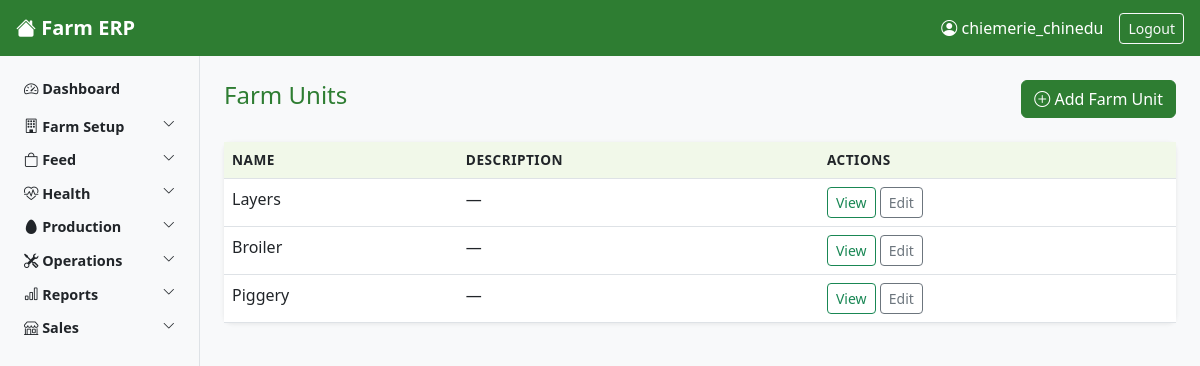
Screenshot of /farm-units/ (signed in) with the database file from the repository.
### core/models.py (models this page shows, shortened)
class FarmUnit(models.Model):
    name = models.CharField(max_length=100)
    description = models.TextField(blank=True)

### core/views.py (the view)
# urls.py: path('farm-units/', views.FarmUnitListView.as_view(), name='farmunit-list'),
class FarmUnitListView(LoginRequiredMixin, ListView):
    model = FarmUnit
    template_name = 'core/farmunit_list.html'
    context_object_name = 'farm_units'

### core/context_processors.py (called while the page is built, shortened)
def user_role_context(request):
    if request.user.is_authenticated:
        return get_user_context(request.user)

### core/permissions.py (called while the page is built)
def get_worker_role(user):
    try:
        return user.worker_profile.role
    except Exception:
        return None

def get_user_context(user):
    role = get_worker_role(user)
    return {
        'user_role': role,
        'is_pen_worker': role == 'pen_worker',
        'is_supervisor': role in ['supervisor', 'store_keeper'],
        'is_manager': role in ['manager', 'general_manager'],
        'is_director': role == 'director',
        'is_salesperson': role == 'salesperson',
        'is_accountant': role == 'accountant',
        'is_manager_or_above': role in ['manager', 'general_manager', 'director'],
        'is_supervisor_or_above': role in ['supervisor', 'store_keeper', 'manager',
                                            'general_manager', 'director'],
    }

### core/templates/core/farmunit_list.html (shortened to what this page needs)
{% extends 'core/base.html' %}
{% block content %}
<div class="d-flex justify-content-between align-items-center mb-4">
    <h4>Farm Units</h4>
    <a href="{% url 'farmunit-create' %}" class="btn btn-success">
        <i class="bi bi-plus-circle"></i> Add Farm Unit
    </a>
</div>
<div class="card">
    <div class="card-body p-0">
        <table class="table table-hover mb-0">
            <thead>
                <tr>
                    <th>Name</th>
                    <th>Description</th>
                    <th>Actions</th>
                </tr>
            </thead>
            <tbody>
                {% for unit in farm_units %}
                <tr>
                    <td>{{ unit.name }}</td>
                    <td>{{ unit.description|default:"—" }}</td>
                    <td>
                        <a href="{% url 'farmunit-detail' unit.pk %}" class="btn btn-sm btn-outline-success">View</a>
                        <a href="{% url 'farmunit-update' unit.pk %}" class="btn btn-sm btn-outline-secondary">Edit</a>
                    </td>
                </tr>
                {% empty %}
                <tr>
                    <td colspan="3" class="text-center text-muted py-4">No farm units found. Add one to get started.</td>
                </tr>
                {% endfor %}
            </tbody>
        </table>
    </div>
</div>
{% endblock %}

### core/templates/core/base.html (shortened to what this page needs)
<!DOCTYPE html>
<html lang="en">
<head>
    <link href="https://cdn.jsdelivr.net/npm/bootstrap@5.3.0/dist/css/bootstrap.min.css" rel="stylesheet">
    <link href="https://cdn.jsdelivr.net/npm/bootstrap-icons@1.10.0/font/bootstrap-icons.css" rel="stylesheet">
    {% load static %}
    <link rel="stylesheet" href="{% static 'core/css/main.css' %}">
</head>
<body>
<nav class="navbar navbar-dark bg-success px-3">
    <div class="d-flex align-items-center">
        <a class="navbar-brand fw-bold" href="{% url 'dashboard' %}">
            <i class="bi bi-house-fill"></i> Farm ERP
        </a>
    </div>
    <div class="d-flex align-items-center text-white">
        <span class="me-3"><i class="bi bi-person-circle"></i> {{ request.user.username }}</span>
        <form method ="post" action="{% url 'logout' %}" class="d-inline">
         <button type="submit" class="btn btn-outline-light btn-sm">Logout</button>
        </form>
    </div>
</nav>
<div class="container-fluid">
    <div class="row">
        <nav class="col-md-2 d-none d-md-block bg-light sidebar py-3 min-vh-100">
            <ul class="nav flex-column">
                <li class="nav-item mb-1">
                    <a class="nav-link text-dark fw-bold" href="{% url 'dashboard' %}">
                        <i class="bi bi-speedometer2"></i> Dashboard
                    </a>
                </li>
                <li class="nav-item">
                    <a class="nav-link text-dark fw-semibold d-flex justify-content-between"
                    data-bs-toggle="collapse" href="#farmSetup" role="button">
                        <span><i class="bi bi-building"></i> Farm Setup</span>
                        <i class="bi bi-chevron-down small"></i>
                    </a>
                </li>
                <li class="nav-item">
                    <a class="nav-link text-dark fw-semibold d-flex justify-content-between"
                    data-bs-toggle="collapse" href="#feedSection" role="button">
                        <span><i class="bi bi-bag"></i> Feed</span>
                        <i class="bi bi-chevron-down small"></i>
                    </a>
                </li>
                <li class="nav-item">
                    <a class="nav-link text-dark fw-semibold d-flex justify-content-between"
                    data-bs-toggle="collapse" href="#healthSection" role="button">
                        <span><i class="bi bi-heart-pulse"></i> Health</span>
                        <i class="bi bi-chevron-down small"></i>
                    </a>
                </li>
                <li class="nav-item">
                    <a class="nav-link text-dark fw-semibold d-flex justify-content-between"
                    data-bs-toggle="collapse" href="#productionSection" role="button">
                        <span><i class="bi bi-egg-fill"></i> Production</span>
                        <i class="bi bi-chevron-down small"></i>
                    </a>
                </li>
                <li class="nav-item">
                    <a class="nav-link text-dark fw-semibold d-flex justify-content-between"
                    data-bs-toggle="collapse" href="#operationsSection" role="button">
                        <span><i class="bi bi-tools"></i> Operations</span>
                        <i class="bi bi-chevron-down small"></i>
                    </a>
                </li>
                {% if is_supervisor_or_above %}
                <li class="nav-item">
                    <a class="nav-link text-dark fw-semibold d-flex justify-content-between"
                    data-bs-toggle="collapse" href="#reportsSection" role="button">
                        <span><i class="bi bi-bar-chart"></i> Reports</span>
                        <i class="bi bi-chevron-down small"></i>
                    </a>
                </li>
                {% endif %}
                <li class="nav-item">
                    <a class="nav-link text-dark fw-semibold d-flex justify-content-between"
                    data-bs-toggle="collapse" href="#salesSection" role="button">
                        <span><i class="bi bi-shop"></i> Sales</span>
                        <i class="bi bi-chevron-down small"></i>
                    </a>
                </li>
            </ul>
        </nav>
        <main class="col-12 col-md-10 px-4 py-4">
            {% block content %}
            {% endblock %}
        </main>
    </div>
</div>
</body>
</html>

### core/templates/core/css/main.css (style rules this page uses)
body { font-family: 'Segoe UI', sans-serif; background-color: #f8f9fa; }
.sidebar { position: sticky; top: 0; height: 100vh; overflow-y: auto; border-right: 1px solid #dee2e6; }
.sidebar .nav-link { padding: 6px 12px; border-radius: 4px; font-size: 0.9rem; }
.card { border: none; box-shadow: 0 1px 4px rgba(0,0,0,0.08); border-radius: 8px; }
.table th { background-color: #f1f8e9; font-size: 0.85rem; text-transform: uppercase; letter-spacing: 0.5px; }
.btn-success { background-color: #2e7d32; border-color: #2e7d32; }
.navbar { background-color: #2e7d32 !important; }
h4, h5 { color: #2e7d32; }
main { transition: margin-left 0.3s ease; }

### rows the page displays
FarmUnit: name "Layers", description "—"
FarmUnit: name "Broiler", description "—"
FarmUnit: name "Piggery", description "—"

### other values shown
{{ request.user.username }} "chiemerie_chinedu"
